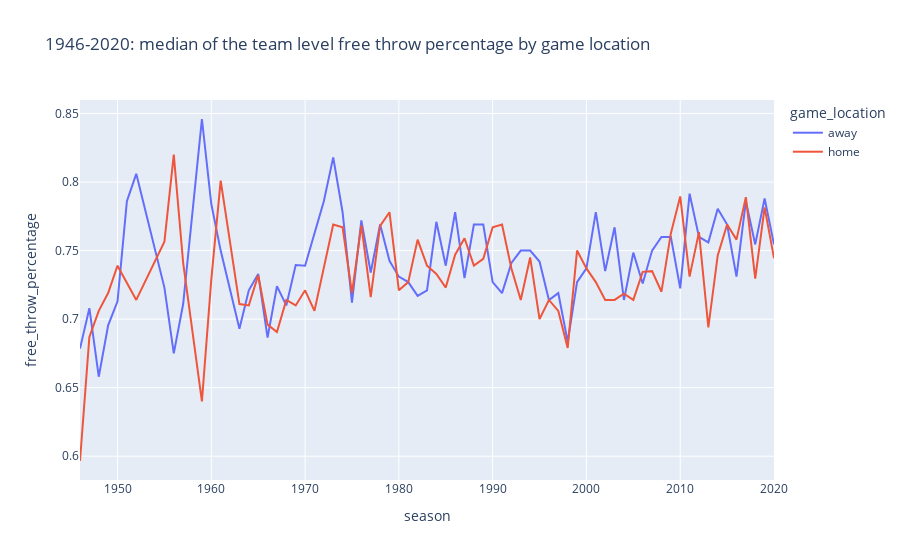

Notebook code cell kept with this figure:
### Code cell
px.line(median_ft_pct, x='season', y='free_throw_percentage',
        color='game_location', title='1946-2020: median of the team level free throw percentage by game location')
